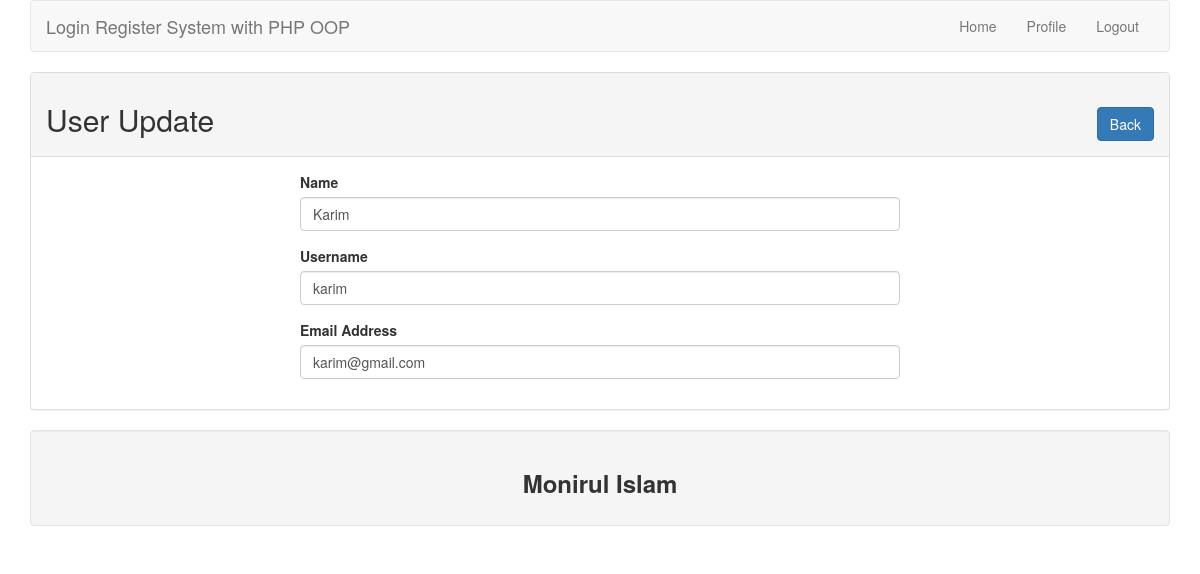
The page /profile.php?p=3 (signed in) on the database its author committed.
### tables this page shows
CREATE TABLE `tbl_user` (
  `id` int(11) NOT NULL,
  `name` varchar(255) NOT NULL,
  `username` varchar(255) NOT NULL,
  `email` varchar(255) NOT NULL,
  `password` varchar(255) NOT NULL
);

### lib/User.php (called while the page is built, shortened)
<?php
	include 'Database.php';
	class User {
		private $db;
		public function __construct() {
			$this->db = new Database();
		}
		public function getProfileData( $profileID ) {
			$sql = "SELECT * FROM tbl_user WHERE id= :profileID";
			$query = $this->db->pdo->prepare($sql);
			$query->bindValue( ':profileID', $profileID );
			$query->execute();
			$result = $query->fetch(PDO::FETCH_OBJ);
			return $result;
		}
	}

### lib/Database.php (called while the page is built)
<?php
	class Database {
		private $hostdb = "localhost";
		private $userdb = "root";
		private $passdb = "";
		private $namedb = "oop_lr";
		public $pdo;
		public function __construct() {
			if ( !isset($this->pdo)) {
				try {
					$link = new PDO("mysql:host=".$this->hostdb.";dbname=".$this->namedb, $this->userdb, $this->passdb );
					$link->setAttribute(PDO::ATTR_ERRMODE, PDO::ERRMODE_EXCEPTION);
					$link->exec("SET CHARACTER SET utf8");
					$this->pdo = $link;
				} catch (PDOException $e) {
					die("Failed to connect with Databaee".$e->getMessage());
				}
			}
		}
	}

### profile.php (the view, shortened to what this page needs)
<?php
	include 'inc/header.php';
	include 'lib/User.php';
	$user = new User();
	if( isset($_GET['p']) ) {
		$profileID = $_GET['p'];
	}
?>
	<div class="panel panel-default">
		<div class="panel-heading">
			<h2>User Update <span class="pull-right"><a class="btn btn-primary" href="index.php">Back</a></span></h2>
		</div>
		<div class="panel-body">
			<?php
				$profileData = $user->getProfileData($profileID);
				if( $profileData ) {
			?>
			<form action="" method="POST" style="max-width: 600px; margin: 0 auto">
				<div class="form-group">
				    <label for="name">Name</label>
				    <input type="text" class="form-control" id="name" name="name" placeholder="Enter your name" value="<?php echo $profileData->name; ?>">
				</div>
				<div class="form-group">
				    <label for="username">Username</label>
				    <input type="text" class="form-control" id="username" name="username" placeholder="Enter your username" value="<?php echo $profileData->username; ?>">
				</div>
				<div class="form-group">
				    <label for="email">Email Address</label>
				    <input type="email" class="form-control" id="email" name="email" placeholder="Enter email address" value="<?php echo $profileData->email; ?>">
				</div>
			</form>
			<?php } ?>
		</div>
	</div>
<?php include_once 'inc/footer.php'; ?>

### rows shown on the page
tbl_user: name "Karim", username "karim", email "karim@gmail.com"
